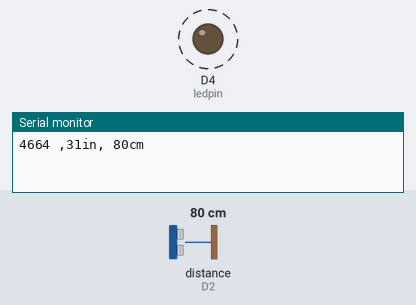
A sketch run on a simulated ESP8266 (NodeMCU). Parts: output pins drawn as LEDs (lit = HIGH), the last lines printed to the serial monitor. Wiring (inferred from the names in the program): ultrasonic range finder: trigger D0; echo D2. Dashed ring = blinking. The test bench sets the inputs (shaded band); at power-on: distance to the obstacle (sensor on D2) 80 cm. The echo pulse lasts 58.3 µs per cm; pins used as bus, display or sensor lines are not drawn.

Above: at 0.9 s.
2.5 s: distance to the obstacle (sensor on D2) set to 2 cm
At 3.46 s:
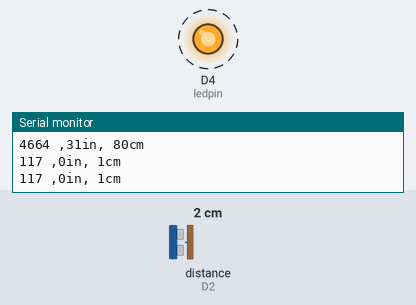
6.0 s: distance to the obstacle (sensor on D2) set to 18 cm
At 6.22 s:
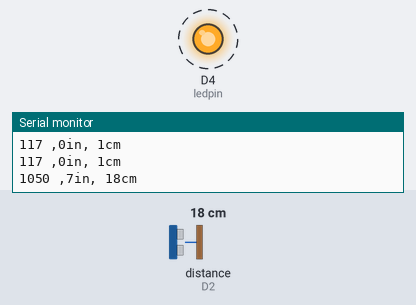
Timing chart, 0 to 15.5 s (numbered marks = the images above; inputs shaded):
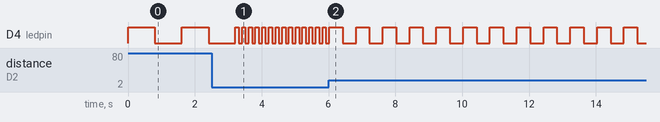

The sketch:

Car_Reverse_Parking.ino
```cpp
int trigpin = D0;
int echopin = D2;
int ledpin = D4;
long duration,cm,inches;

int Delay=100;

void setup() {
  // put your setup code here, to run once:
  Serial.begin(115200);
  pinMode (trigpin, OUTPUT);
  pinMode (echopin, INPUT);
  pinMode (ledpin, OUTPUT);


}

void loop() {
  // put your main code here, to run repeatedly:

  digitalWrite(trigpin,LOW);
  delayMicroseconds(5);
  digitalWrite(trigpin,HIGH);
  delayMicroseconds(10);
  digitalWrite(trigpin,LOW);

  pinMode(echopin, INPUT);
  duration = pulseIn(echopin, HIGH);

  cm = (duration/2)/29.1;
  inches = (duration/2)/74;

  Serial.print(duration);
  Serial.print(" ,");
  Serial.print(inches);
  Serial.print("in, ");
  Serial.print(cm);
  Serial.print("cm");
  Serial.println();

  digitalWrite(ledpin,HIGH);

  if(cm<5)
    Delay = 100;
  else if(cm<10)
    Delay = 200;
  else if(cm<15)
    Delay = 300;
  else if(cm<20)
    Delay = 400;
  else if(cm<25)
    Delay = 500;
  else if(cm<30)
    Delay = 600;
  else if(cm<35)
    Delay = 700;
  else
    Delay = 800;

  delay(Delay);

  digitalWrite(ledpin,LOW);

  delay(Delay);


}
```

Measured:
- after the input at 2.5 s, D4 (ledpin): alternates HIGH for 0.10 s and LOW for 0.10 s, starting after 0.81 s
- after the input at 6.0 s, D4 (ledpin): alternates HIGH for 0.40 s and LOW for 0.40 s, starting after 0.42 s
- by itself, D4 (ledpin): alternates HIGH for 0.80 s and LOW for 0.81 s
